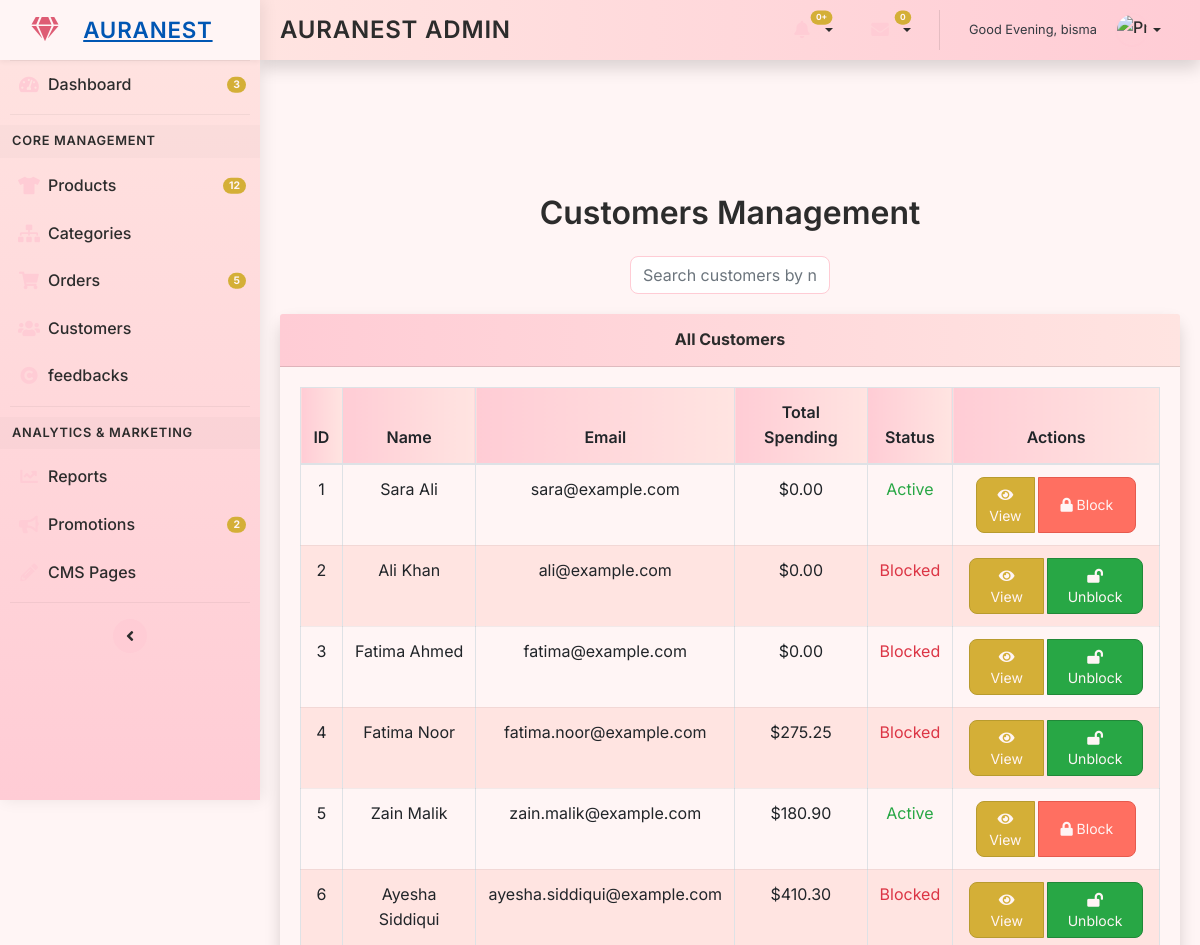
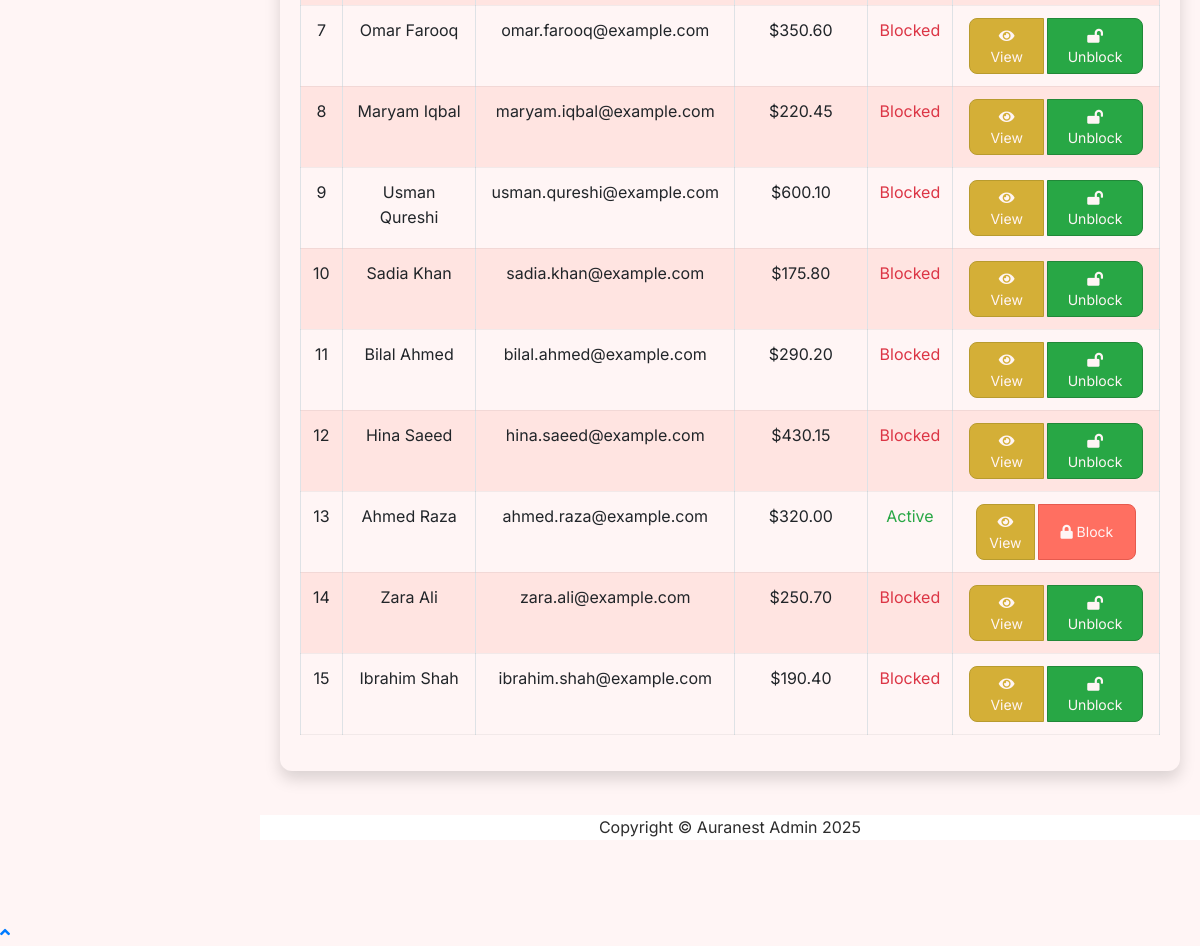
Page /customers.php (signed in) on the committed database (2 pictures, top to bottom).
### tables this page shows
CREATE TABLE `customers` (
  `id` int(11) NOT NULL,
  `name` varchar(100) NOT NULL,
  `email` varchar(100) NOT NULL,
  `password` varchar(255) NOT NULL,
  `total_spending` decimal(10,2) DEFAULT 0.00,
  `status` enum('active','inactive') DEFAULT 'active',
  `created_at` timestamp NOT NULL DEFAULT current_timestamp(),
  `updated_at` timestamp NOT NULL DEFAULT current_timestamp() ON UPDATE current_timestamp(),
  `address` text DEFAULT NULL
);

### customers.php (the view, shortened to what this page needs)
<!DOCTYPE html>
<html lang="en">
<head>
    <link href="https://stackpath.bootstrapcdn.com/bootstrap/4.5.2/css/bootstrap.min.css" rel="stylesheet">
    <link href="https://cdnjs.cloudflare.com/ajax/libs/font-awesome/5.15.4/css/all.min.css" rel="stylesheet">
</head>
<body id="page-top">
    <div id="wrapper">
        <?php include 'includes/sidebar.php'; ?>
        <div id="content-wrapper" class="d-flex flex-column">
            <div id="content">
                <?php include 'includes/header.php'; ?>
                <div class="container-fluid">
                    <h1 class="mt-4 mb-4">Customers Management</h1>
                    <div class="search-filter">
                        <input type="text" id="customerSearchInput" class="form-control" placeholder="Search customers by name or email...">
                    </div>
                    <div class="card shadow mb-4">
                        <div class="card-header py-3">
                            <h6 class="m-0 font-weight-bold">All Customers</h6>
                        </div>
                        <div class="card-body">
                            <div class="table-responsive">
                                <table class="table table-bordered" id="customersTable" width="100%" cellspacing="0">
                                    <thead>
                                        <tr>
                                            <th>ID</th>
                                            <th>Name</th>
                                            <th>Email</th>
                                            <th>Total Spending</th>
                                            <th>Status</th>
                                            <th>Actions</th>
                                        </tr>
                                    </thead>
                                    <tbody>
                                        <?php
                                        $conn = new mysqli('localhost', 'root', '', 'auranest_db');
                                        if ($conn->connect_error) {
                                            echo "<tr><td colspan='6'>Database error: " . htmlspecialchars($conn->connect_error) . "</td></tr>";
                                            echo "<script>document.addEventListener('DOMContentLoaded', function() { showToast('Database connection failed!', true); });</script>";
                                        } else {
                                            $result = $conn->query("SELECT id, name, email, total_spending, status FROM customers");
                                            if ($result && $result->num_rows > 0) {
                                                while ($row = $result->fetch_assoc()) {
                                                    echo "<tr>";
                                                    echo "<td>" . htmlspecialchars($row['id']) . "</td>";
                                                    echo "<td>" . htmlspecialchars($row['name']) . "</td>";
                                                    echo "<td>" . htmlspecialchars($row['email']) . "</td>";
                                                    echo "<td>$" . number_format($row['total_spending'], 2) . "</td>";
                                                    echo "<td>" . ($row['status'] ? '<span class="text-danger">Blocked</span>' : '<span class="text-success">Active</span>') . "</td>";
                                                    echo "<td>";
                                                    echo "<div class='btn-group' role='group'>";
                                                    echo "<a href='view_customer.php?id=" . urlencode($row['id']) . "' class='btn btn-sm btn-custom btn-view'><i class='fas fa-eye'></i> View</a>";
                                                    echo "<button class='btn btn-sm btn-custom " . ($row['status'] ? 'btn-unblock' : 'btn-block') . "' data-id='" . htmlspecialchars($row['id']) . "' data-status='" . ($row['status'] ? '0' : '1') . "'><i class='fas fa-" . ($row['status'] ? 'lock-open' : 'lock') . "'></i> " . ($row['status'] ? 'Unblock' : 'Block') . "</button>";
                                                    echo "</div>";
                                                    echo "</td>";
                                                    echo "</tr>";
                                                }
                                            } else {
                                                echo "<tr><td colspan='6' class='text-center'>No customers found.</td></tr>";
                                            }
                                        }
                                        ?>
                                    </tbody>
                                </table>
                            </div>
                        </div>
                    </div>
                </div>
            </div>
            <?php include 'includes/footer.php'; ?>
        </div>
    </div>
    <a class="scroll-to-top rounded" href="#page-top"><i class="fas fa-angle-up"></i></a>
</body>
</html>

### customers.php (style rules this page uses)
body { font-family: 'Inter', 'Lora', sans-serif; background-color: #FFF5F5; color: #2C2C2C; padding-top: 80px; }
.container-fluid { padding: 20px; max-width: 1200px; margin: 0 auto; }
h1 { font-size: 2rem; font-weight: 600; text-align: center; margin-bottom: 20px; }
.card { border: none; border-radius: 12px; background: #FFF5F5; box-shadow: 0 4px 20px rgba(0, 0, 0, 0.05); }
.card-header { background: linear-gradient(90deg, #FFCCD5, #FFE4E1); color: #2C2C2C; padding: 15px; border-radius: 12px 12px 0 0; font-weight: 600; text-align: center; }
.table th, .table td { padding: 12px; text-align: center; border-bottom: 1px solid rgba(0, 0, 0, 0.05); }
.table th { background: linear-gradient(90deg, #FFCCD5, #FFE4E1); font-weight: 600; }
.table td { background: #FFF5F5; }
.table tr:nth-child(even) td { background: #FFE4E1; }
.btn-custom { padding: 6px 12px; border-radius: 8px; margin: 0 4px; }
.btn-view { background: #D4AF37; color: #FFF5F5; border: 1px solid #B89B2E; }
.btn-block { background: #FF6F61; color: #FFF5F5; border: 1px solid #E65A4E; }
.btn-unblock { background: #28A745; color: #FFF5F5; border: 1px solid #218838; }
.search-filter { display: flex; gap: 15px; margin-bottom: 20px; justify-content: center; }
.search-filter input { max-width: 200px; border-radius: 8px; border: 1px solid #FFCCD5; height: 38px; }

### includes/sidebar.php (style rules this page uses)
* { margin: 0; padding: 0; box-sizing: border-box; }
body { font-family: 'Inter', 'Lora', sans-serif; background-color: #FFF5F5; color: #2C2C2C; line-height: 1.6; overflow-x: hidden; }
#wrapper { display: flex; min-height: 100vh; }
#content-wrapper { flex-grow: 1; margin-left: 260px; padding-top: 70px; padding-bottom: 80px; transition: margin-left 0.3s ease; }

### rows in the picture
customers: id "1", name "Sara Ali", email "sara@example.com", total_spending "0.00", status "Active"
customers: id "2", name "Ali Khan", email "ali@example.com", total_spending "0.00", status "Blocked"
customers: id "3", name "Fatima Ahmed", email "fatima@example.com", total_spending "0.00", status "Blocked"
customers: id "4", name "Fatima Noor", email "fatima.noor@example.com", total_spending "275.25", status "Blocked"
customers: id "5", name "Zain Malik", email "zain.malik@example.com", total_spending "180.90", status "Active"
customers: id "6", name "Ayesha Siddiqui", email "ayesha.siddiqui@example.com", total_spending "410.30", status "Blocked"
customers: id "7", name "Omar Farooq", email "omar.farooq@example.com", total_spending "350.60", status "Blocked"
customers: id "8", name "Maryam Iqbal", email "maryam.iqbal@example.com", total_spending "220.45", status "Blocked"
customers: id "9", name "Usman Qureshi", email "usman.qureshi@example.com", total_spending "600.10", status "Blocked"
customers: id "10", name "Sadia Khan", email "sadia.khan@example.com", total_spending "175.80", status "Blocked"
customers: id "11", name "Bilal Ahmed", email "bilal.ahmed@example.com", total_spending "290.20", status "Blocked"
customers: id "12", name "Hina Saeed", email "hina.saeed@example.com", total_spending "430.15", status "Blocked"
customers: id "13", name "Ahmed Raza", email "ahmed.raza@example.com", total_spending "320.00", status "Active"
customers: id "14", name "Zara Ali", email "zara.ali@example.com", total_spending "250.70", status "Blocked"
customers: id "15", name "Ibrahim Shah", email "ibrahim.shah@example.com", total_spending "190.40", status "Blocked"

### other values in the picture
$greeting "Good Evening, bisma"
